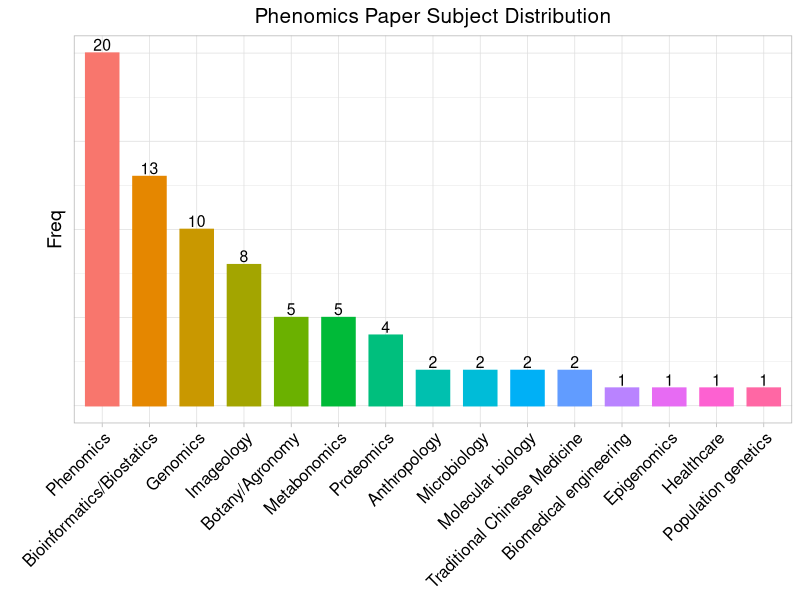

Write the R code that produced this figure.
library(dplyr)
library(ggplot2)


Subjects <- c(rep('Phenomics',20),
              rep('Bioinformatics/Biostatics',13),
              rep('Genomics',10),
              rep('Imageology',8),
              rep('Botany/Agronomy',5),
              rep('Metabonomics',5),
              rep('Proteomics',4),
              rep('Traditional Chinese Medicine',2),
              rep('Anthropology',2),
              rep('Molecular biology',2),
              rep('Microbiology',2),
              rep('Population genetics',1),
              rep('Epigenomics',1),
              rep('Biomedical engineering',1),
              rep('Healthcare',1))
df <- as.data.frame(sort(table(Subjects),T))

ggplot(df, aes(x = Subjects, y = Freq)) + 
  geom_bar(aes(color = Subjects,fill = Subjects), stat = "identity", 
           position = position_dodge(width = 0.8, preserve = "single"), width = 0.7) + 
  geom_text(aes(label = Freq), size = 4, position = position_dodge(0.8), vjust = -0.2) + 
  theme_light() + 
  theme(axis.title.x = element_blank(),
        axis.text.x = element_text(size = 12,color = 'black',angle = 45,vjust = 1,hjust = 1),
        axis.title.y = element_text(size = 14,color = 'black'),
        axis.text.y = element_blank(),
        axis.ticks.y = element_blank(),
        plot.title = element_text(hjust = .5,size = 15),
        plot.margin = unit(c(.2,.2,.2,1.2),units = 'cm'),
        legend.position = "none") +
  ggtitle("Phenomics Paper Subject Distribution") 

